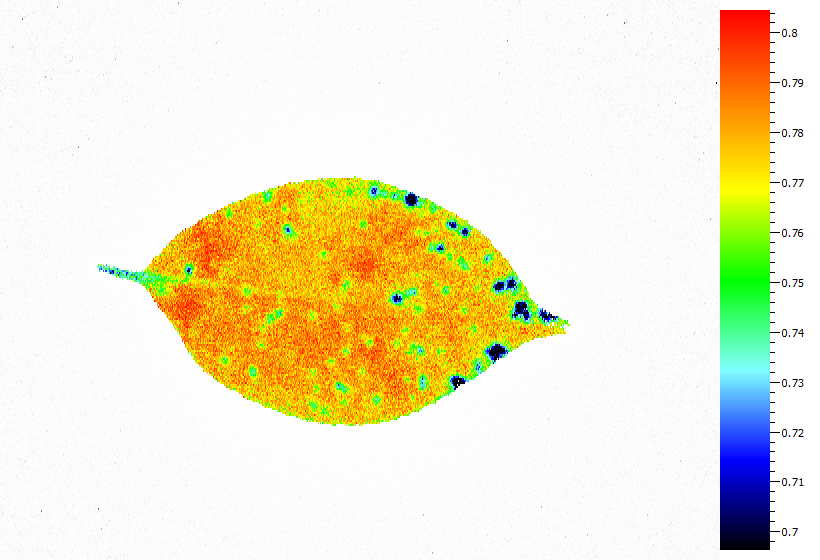
#> input picture example/input_data/1-F.bmp, 820 x 560 px
$ python -i replave_background.py   (imports and definitions only)
#> lines starting #> are read from the running program, lines starting #| are printed output that depends on the picture; after the words box and inside, x2 and y2 are one past the last pixel; in counts of white or black regions, pixels touching at a corner belong together
#> further down, picture is the input picture: shape (560, 820, 3); mean B, G, R 204.4, 234.2, 240.7
import cv2

THRESH = 230


def blackening_bg(img):
    """Change background color white to black.

    Parameters
    ----------
    img : numpy.ndarray
        Input color image.

    Returns
    -------
    black_img : numpy.ndarray
        Black background image.
    """
    img_gray = cv2.cvtColor(img, cv2.COLOR_BGR2GRAY)
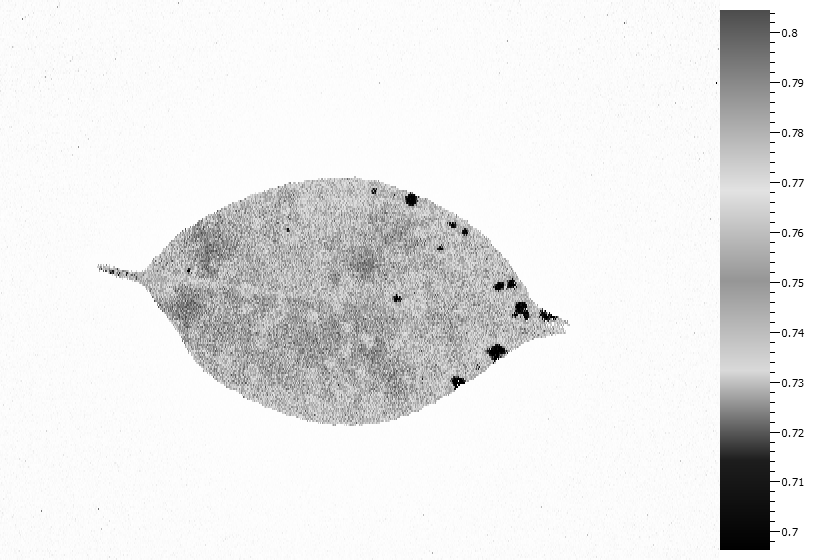
#> img_gray: shape (560, 820); min 0, max 255, mean 232.8
    _, bin = cv2.threshold(img_gray, THRESH, 255, cv2.THRESH_BINARY_INV)
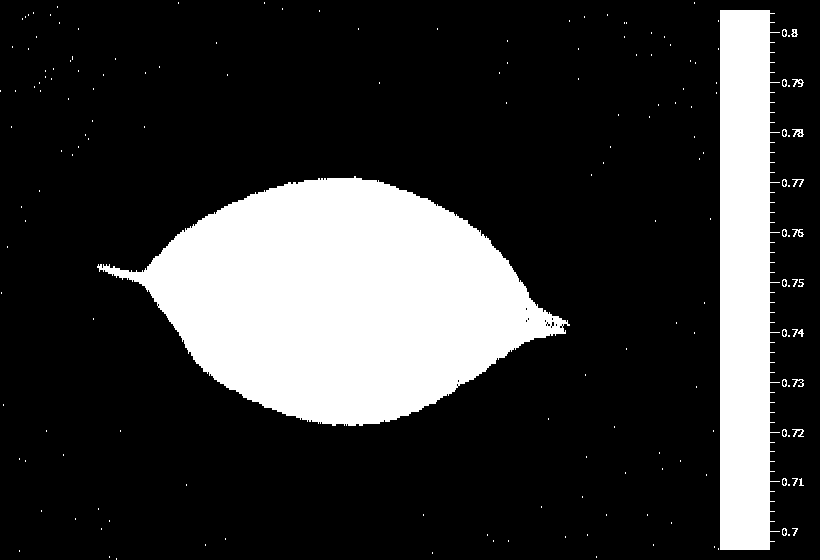
#> bin: shape (560, 820); 21.5% white; 176 white regions (150 under 20 px), largest, box (x1, y1, x2, y2) and area: (97, 176, 570, 426) 70258, (720, 10, 780, 550) 27325, (792, 129, 804, 137) 55
    # black_img = cv2.bitwise_and(img, img, mask=bin)
    black_img = cv2.bitwise_not(img)
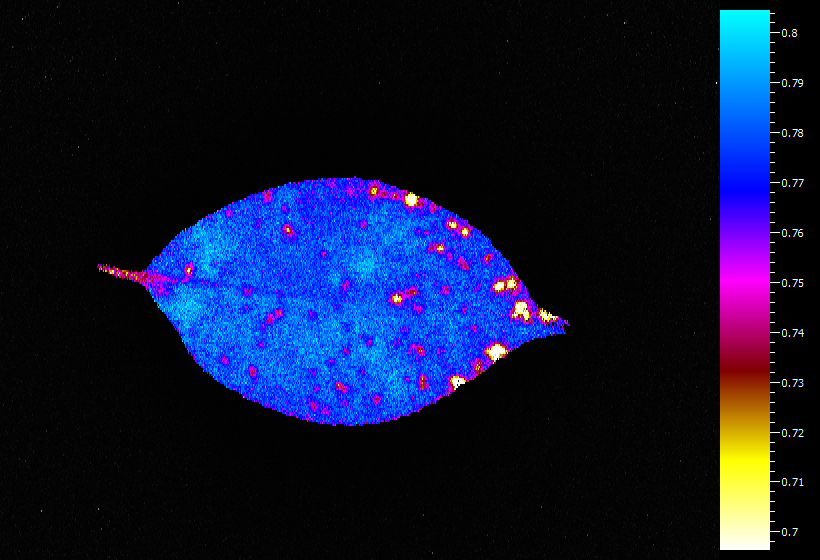
#> black_img: shape (560, 820, 3); mean B, G, R 50.6, 20.8, 14.3
    return black_img

>>> import cv2
>>> picture = cv2.imread('../../example/input_data/1-F.bmp')
>>> result = blackening_bg(picture)

$ run again, on example/input_data/rotate.bmp
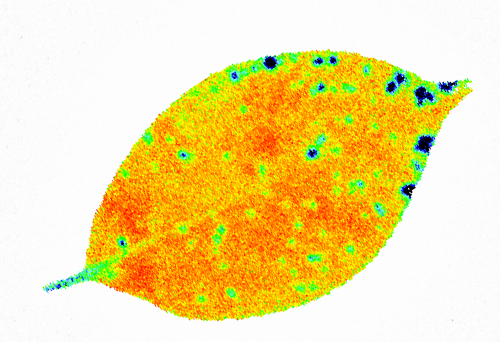
#> input picture example/input_data/rotate.bmp, 500 x 342 px
#> picture is the input picture: shape (342, 500, 3); mean B, G, R 152, 222.1, 242.9
#> in blackening_bg, `_, bin = cv2.threshold(img_gray, THRESH, 255, cv2.THRESH_BINARY_INV)`:
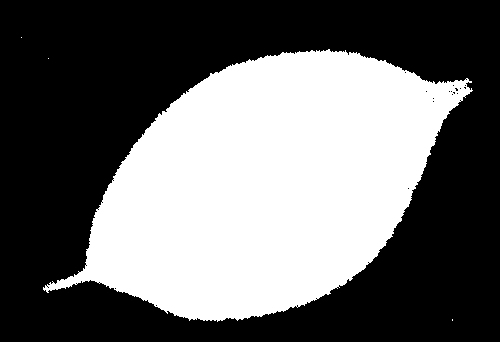
#> bin: shape (342, 500); 41.2% white; 4 white regions (3 under 20 px), largest, box (x1, y1, x2, y2) and area: (43, 49, 473, 322) 70489
#> in blackening_bg, `black_img = cv2.bitwise_not(img)`:
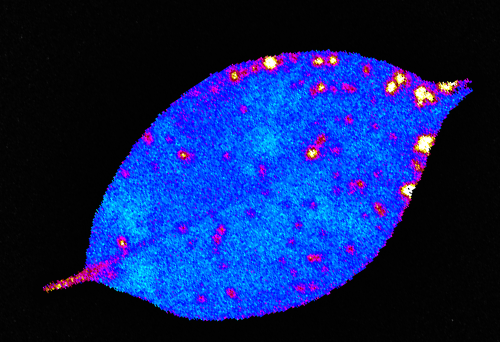
#> black_img: shape (342, 500, 3); mean B, G, R 103, 32.9, 12.1
